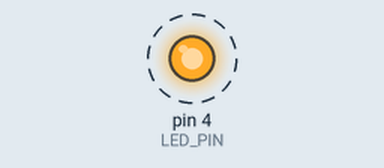
This sketch was run on a simulated Arduino Uno, built with avr-gcc and run on an emulated ATmega328P. Shown: output pins drawn as LEDs (lit = HIGH). Dashed ring = blinking. What the sketch prints to the serial monitor is not drawn.

Above: at 0.06 s.
Timing chart, 0 to 3.0 s (numbered marks = the images above):
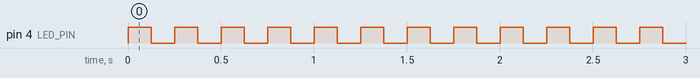

Measured:
- by itself, pin 4 (LED_PIN): alternates HIGH for 0.13 s and LOW for 0.13 s

The sketch:

output_compare_register_with_atmega328.ino
```cpp
#define LED_PIN 4
ISR(TIMER1_COMPA_vect){

 digitalWrite(LED_PIN, !digitalRead(LED_PIN));

}

void setup() {

 pinMode(LED_PIN, OUTPUT);
 Serial.begin(9600);

noInterrupts();
 TCCR1A = 0;
 TCCR1B = 0;
 TCNT1 = 0;
 OCR1A = 7812;
 TCCR1B = 0b00001100;
 TIMSK1 = 0b00000010;
 interrupts();


}

void loop() {
  Serial.println("HIGH");
  delay(1000);
  Serial.println("LOW");
   delay(1000);

}
```
